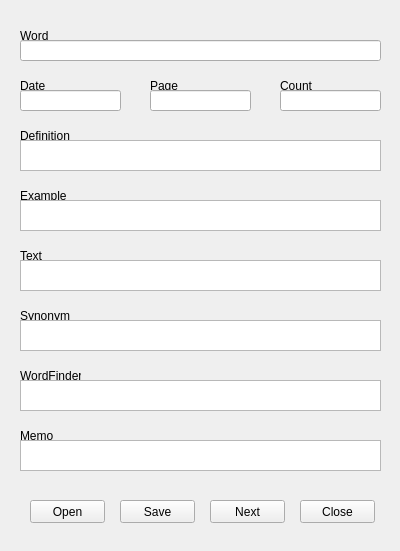
<?xml version="1.0" encoding="UTF-8"?>
<ui version="4.0">
 <class>Form</class>
 <widget class="QWidget" name="Form">
  <property name="geometry">
   <rect>
    <x>0</x>
    <y>0</y>
    <width>400</width>
    <height>551</height>
   </rect>
  </property>
  <property name="windowTitle">
   <string>Word Editor</string>
  </property>
  <widget class="QLabel" name="label">
   <property name="geometry">
    <rect>
     <x>20</x>
     <y>30</y>
     <width>50</width>
     <height>12</height>
    </rect>
   </property>
   <property name="text">
    <string>Word</string>
   </property>
  </widget>
  <widget class="QTextEdit" name="textEdit">
   <property name="geometry">
    <rect>
     <x>20</x>
     <y>140</y>
     <width>361</width>
     <height>31</height>
    </rect>
   </property>
  </widget>
  <widget class="QPushButton" name="pushButton">
   <property name="geometry">
    <rect>
     <x>30</x>
     <y>500</y>
     <width>75</width>
     <height>23</height>
    </rect>
   </property>
   <property name="text">
    <string>Open</string>
   </property>
  </widget>
  <widget class="QPushButton" name="pushButton_2">
   <property name="geometry">
    <rect>
     <x>120</x>
     <y>500</y>
     <width>75</width>
     <height>23</height>
    </rect>
   </property>
   <property name="text">
    <string>Save</string>
   </property>
  </widget>
  <widget class="QPushButton" name="pushButton_3">
   <property name="geometry">
    <rect>
     <x>210</x>
     <y>500</y>
     <width>75</width>
     <height>23</height>
    </rect>
   </property>
   <property name="text">
    <string>Next</string>
   </property>
  </widget>
  <widget class="QPushButton" name="pushButton_4">
   <property name="geometry">
    <rect>
     <x>300</x>
     <y>500</y>
     <width>75</width>
     <height>23</height>
    </rect>
   </property>
   <property name="text">
    <string>Close</string>
   </property>
  </widget>
  <widget class="QLabel" name="label_2">
   <property name="geometry">
    <rect>
     <x>20</x>
     <y>130</y>
     <width>50</width>
     <height>12</height>
    </rect>
   </property>
   <property name="text">
    <string>Definition</string>
   </property>
  </widget>
  <widget class="QLabel" name="label_3">
   <property name="geometry">
    <rect>
     <x>20</x>
     <y>190</y>
     <width>50</width>
     <height>12</height>
    </rect>
   </property>
   <property name="text">
    <string>Example</string>
   </property>
  </widget>
  <widget class="QLabel" name="label_4">
   <property name="geometry">
    <rect>
     <x>20</x>
     <y>250</y>
     <width>50</width>
     <height>12</height>
    </rect>
   </property>
   <property name="text">
    <string>Text</string>
   </property>
  </widget>
  <widget class="QLabel" name="label_5">
   <property name="geometry">
    <rect>
     <x>150</x>
     <y>80</y>
     <width>50</width>
     <height>12</height>
    </rect>
   </property>
   <property name="text">
    <string>Page</string>
   </property>
  </widget>
  <widget class="QLabel" name="label_6">
   <property name="geometry">
    <rect>
     <x>280</x>
     <y>80</y>
     <width>50</width>
     <height>12</height>
    </rect>
   </property>
   <property name="text">
    <string>Count</string>
   </property>
  </widget>
  <widget class="QLabel" name="label_7">
   <property name="geometry">
    <rect>
     <x>20</x>
     <y>310</y>
     <width>50</width>
     <height>12</height>
    </rect>
   </property>
   <property name="text">
    <string>Synonym</string>
   </property>
  </widget>
  <widget class="QLabel" name="label_8">
   <property name="geometry">
    <rect>
     <x>20</x>
     <y>370</y>
     <width>61</width>
     <height>12</height>
    </rect>
   </property>
   <property name="text">
    <string>WordFinder</string>
   </property>
  </widget>
  <widget class="QLabel" name="label_9">
   <property name="geometry">
    <rect>
     <x>20</x>
     <y>430</y>
     <width>50</width>
     <height>12</height>
    </rect>
   </property>
   <property name="text">
    <string>Memo</string>
   </property>
  </widget>
  <widget class="QLabel" name="label_10">
   <property name="geometry">
    <rect>
     <x>20</x>
     <y>80</y>
     <width>50</width>
     <height>12</height>
    </rect>
   </property>
   <property name="text">
    <string>Date</string>
   </property>
  </widget>
  <widget class="QTextEdit" name="textEdit_2">
   <property name="geometry">
    <rect>
     <x>20</x>
     <y>200</y>
     <width>361</width>
     <height>31</height>
    </rect>
   </property>
  </widget>
  <widget class="QTextEdit" name="textEdit_3">
   <property name="geometry">
    <rect>
     <x>20</x>
     <y>260</y>
     <width>361</width>
     <height>31</height>
    </rect>
   </property>
  </widget>
  <widget class="QTextEdit" name="textEdit_4">
   <property name="geometry">
    <rect>
     <x>20</x>
     <y>320</y>
     <width>361</width>
     <height>31</height>
    </rect>
   </property>
  </widget>
  <widget class="QTextEdit" name="textEdit_5">
   <property name="geometry">
    <rect>
     <x>20</x>
     <y>380</y>
     <width>361</width>
     <height>31</height>
    </rect>
   </property>
  </widget>
  <widget class="QTextEdit" name="textEdit_6">
   <property name="geometry">
    <rect>
     <x>20</x>
     <y>440</y>
     <width>361</width>
     <height>31</height>
    </rect>
   </property>
  </widget>
  <widget class="QLineEdit" name="lineEdit">
   <property name="geometry">
    <rect>
     <x>20</x>
     <y>40</y>
     <width>361</width>
     <height>21</height>
    </rect>
   </property>
  </widget>
  <widget class="QLineEdit" name="lineEdit_2">
   <property name="geometry">
    <rect>
     <x>20</x>
     <y>90</y>
     <width>101</width>
     <height>21</height>
    </rect>
   </property>
  </widget>
  <widget class="QLineEdit" name="lineEdit_3">
   <property name="geometry">
    <rect>
     <x>150</x>
     <y>90</y>
     <width>101</width>
     <height>21</height>
    </rect>
   </property>
  </widget>
  <widget class="QLineEdit" name="lineEdit_4">
   <property name="geometry">
    <rect>
     <x>280</x>
     <y>90</y>
     <width>101</width>
     <height>21</height>
    </rect>
   </property>
  </widget>
 </widget>
 <resources/>
 <connections>
  <connection>
   <sender>pushButton</sender>
   <signal>clicked()</signal>
   <receiver>Form</receiver>
   <slot>slot1()</slot>
   <hints>
    <hint type="sourcelabel">
     <x>63</x>
     <y>256</y>
    </hint>
    <hint type="destinationlabel">
     <x>105</x>
     <y>280</y>
    </hint>
   </hints>
  </connection>
  <connection>
   <sender>pushButton_2</sender>
   <signal>clicked()</signal>
   <receiver>Form</receiver>
   <slot>slot2()</slot>
   <hints>
    <hint type="sourcelabel">
     <x>164</x>
     <y>265</y>
    </hint>
    <hint type="destinationlabel">
     <x>195</x>
     <y>280</y>
    </hint>
   </hints>
  </connection>
  <connection>
   <sender>pushButton_3</sender>
   <signal>clicked()</signal>
   <receiver>Form</receiver>
   <slot>slot3()</slot>
   <hints>
    <hint type="sourcelabel">
     <x>258</x>
     <y>267</y>
    </hint>
    <hint type="destinationlabel">
     <x>286</x>
     <y>279</y>
    </hint>
   </hints>
  </connection>
  <connection>
   <sender>pushButton_4</sender>
   <signal>clicked()</signal>
   <receiver>Form</receiver>
   <slot>slot4()</slot>
   <hints>
    <hint type="sourcelabel">
     <x>354</x>
     <y>268</y>
    </hint>
    <hint type="destinationlabel">
     <x>364</x>
     <y>277</y>
    </hint>
   </hints>
  </connection>
 </connections>
 <slots>
  <slot>slot1()</slot>
  <slot>slot2()</slot>
  <slot>slot3()</slot>
  <slot>slot4()</slot>
 </slots>
</ui>
